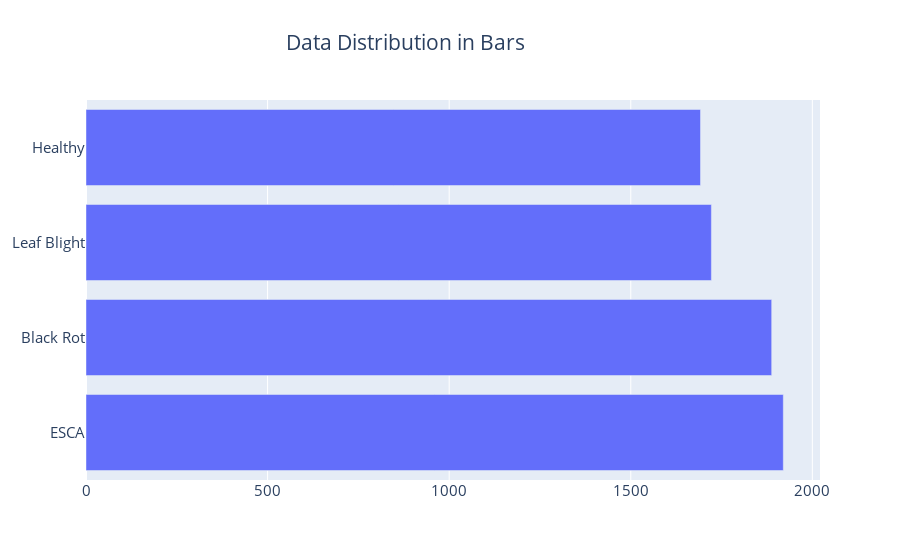

Source (notebook cell):
### Markdown cell above
Terlihat sampel gambar pada dataset yang berisikan seluruh label klasifikasi seperti klasifikasi ESCA, Healthy, Leaf Blight, dan Black Rot.

Pada gambar diatas juga terlihat bahwa semua gambar diatas memposisikan objek ditengah gambar dan memiliki latar belakang abu-abu.

### Code cell
fig = go.Figure(go.Bar(
            x=Label_Total.values,
            y=Label_Total.index,
            orientation='h'))

fig.update_layout(title='Data Distribution in Bars',font_size=15,title_x=0.45)


fig.show()

### Figure 1 — Plotly figure (JSON) as saved in the notebook; plotly's stock layout.template omitted (floating-point values rounded to 4 significant figures)
{"data": [{"orientation": "h", "type": "bar", "x": [1920, 1888, 1722, 1692], "y": ["ESCA", "Black Rot", "Leaf Blight", "Healthy"]}], "layout": {"font": {"size": 15}, "title": {"text": "Data Distribution in Bars", "x": 0.45}}}
